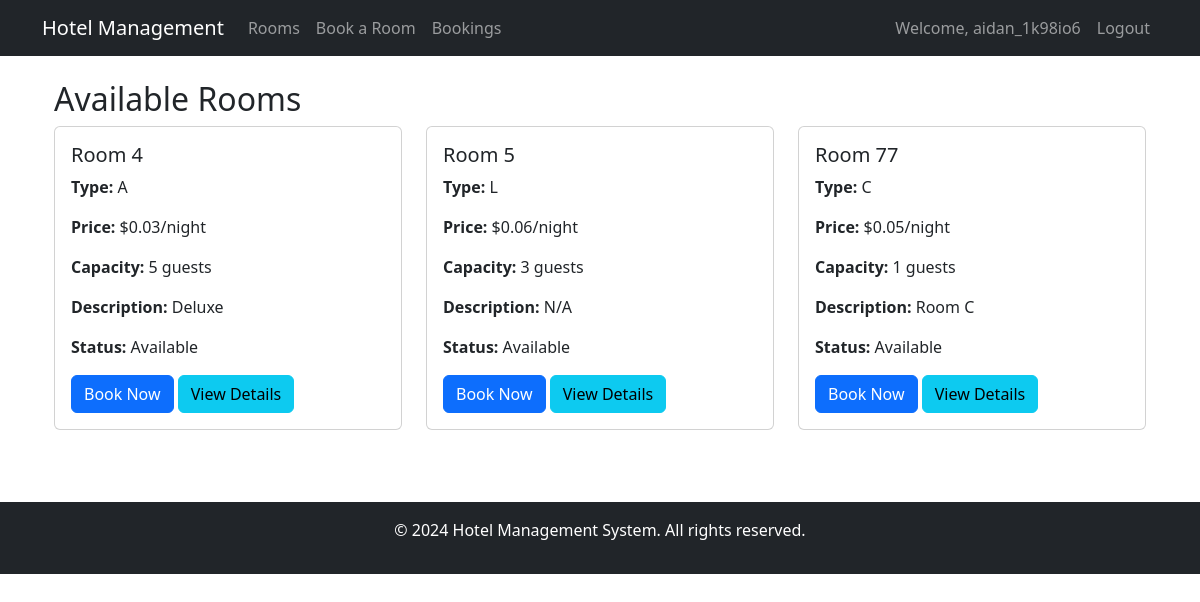
Screenshot of /rooms/rooms/ (signed in) with the database file from the repository.
### hotel_app/models.py (models this page shows)
class Room(models.Model):
    number = models.CharField(max_length=10)
    room_type = models.CharField(max_length=50)
    capacity = models.IntegerField()
    price = models.DecimalField(max_digits=10, decimal_places=2)
    description = models.TextField()
    is_available = models.BooleanField(default=True)
    def __str__(self):
        return f"Room {self.number} - {self.room_type}"

### hotel_app/views.py (the view)
# urls.py: path('rooms/', views.room_list, name='room_list'),  # Room list view
def room_list(request):
    print("Room list view called")  # Debugging line
    rooms = Room.objects.filter(is_available=True)  # Only show available rooms
    print(f"Available rooms: {rooms}")  # Debugging line
    return render(request, 'hotel_app/room_list.html', {'rooms': rooms})

### hotel_app/templates/hotel_app/room_list.html (shortened to what this page needs)
{% extends 'hotel_app/base.html' %}
{% block content %}
<div class="container mt-4">
    <h2>Available Rooms</h2>
    <div class="row">
        {% for room in rooms %}
        <div class="col-md-4 mb-4">
            <div class="card">
                <div class="card-body">
                    <h5 class="card-title">Room {{ room.number }}</h5>
                    <p class="card-text"><strong>Type:</strong> {{ room.room_type }}</p>
                    <p class="card-text"><strong>Price:</strong> ${{ room.price }}/night</p>
                    <p class="card-text"><strong>Capacity:</strong> {{ room.capacity }} guests</p>
                    <p class="card-text"><strong>Description:</strong> {{ room.description }}</p>
                    <p class="card-text"><strong>Status:</strong> {% if room.is_available %}Available{% else %}Occupied{% endif %}</p>
                    {% if room.is_available %}
                    <a href="{% url 'booking_form' %}?room_id={{ room.id }}" class="btn btn-primary">Book Now</a>
                    {% else %}
                    <button class="btn btn-secondary" disabled>Not Available</button>
                    {% endif %}
                    <a href="{% url 'room_detail' room.id %}" class="btn btn-info">View Details</a>
                </div>
            </div>
        </div>
        {% empty %}
        <div class="col">
            <p>No rooms available at the moment.</p>
        </div>
        {% endfor %}
    </div>
</div>
{% endblock %}

### hotel_app/templates/hotel_app/base.html (shortened to what this page needs)
<!DOCTYPE html>
<html lang="en">
<head>
    <link href="https://cdn.jsdelivr.net/npm/bootstrap@5.3.0/dist/css/bootstrap.min.css" rel="stylesheet">
</head>
<body>
    <nav class="navbar navbar-expand-lg navbar-dark bg-dark">
        <div class="container">
            <a class="navbar-brand" href="{% url 'home' %}">Hotel Management</a>
            <div class="collapse navbar-collapse" id="navbarNav">
                <ul class="navbar-nav">
                    <li class="nav-item">
                        <a class="nav-link" href="{% url 'room_list' %}">Rooms</a>
                    </li>
                    <li class="nav-item">
                        <a class="nav-link" href="{% url 'booking_form' %}">Book a Room</a>
                    </li>
                    <li class="nav-item">
                        <a class="nav-link" href="{% url 'booking_list' %}">Bookings</a>
                    </li>
                </ul>
                <ul class="navbar-nav ms-auto">
                    {% if user.is_authenticated %}
                        <li class="nav-item">
                            <span class="nav-link">Welcome, {{ user.username }}</span>
                        </li>
                        <li class="nav-item">
                            <form action="{% url 'logout' %}" method="post">
                                <button type="submit" class="nav-link">Logout</button>
                            </form>
                        </li>
                    {% else %}
                        <li class="nav-item">
                            <a class="nav-link" href="{% url 'login' %}">Login</a>
                        </li>
                    {% endif %}
                </ul>
            </div>
        </div>
    </nav>
    <div class="container mt-4">
        {% block content %}
        {% endblock %}
    </div>
    <footer class="bg-dark text-white text-center py-3 mt-5">
        <p>&copy; 2024 Hotel Management System. All rights reserved.</p>
    </footer>
</body>
</html>

### rows the page displays
Room: number "4", room_type "A", price "0.03", capacity "5", description "Deluxe", is_available "Available"
Room: number "5", room_type "L", price "0.06", capacity "3", description "N/A", is_available "Available"
Room: number "77", room_type "C", price "0.05", capacity "1", description "Room C", is_available "Available"

### other values shown
{{ user.username }} "aidan_1k98io6"
